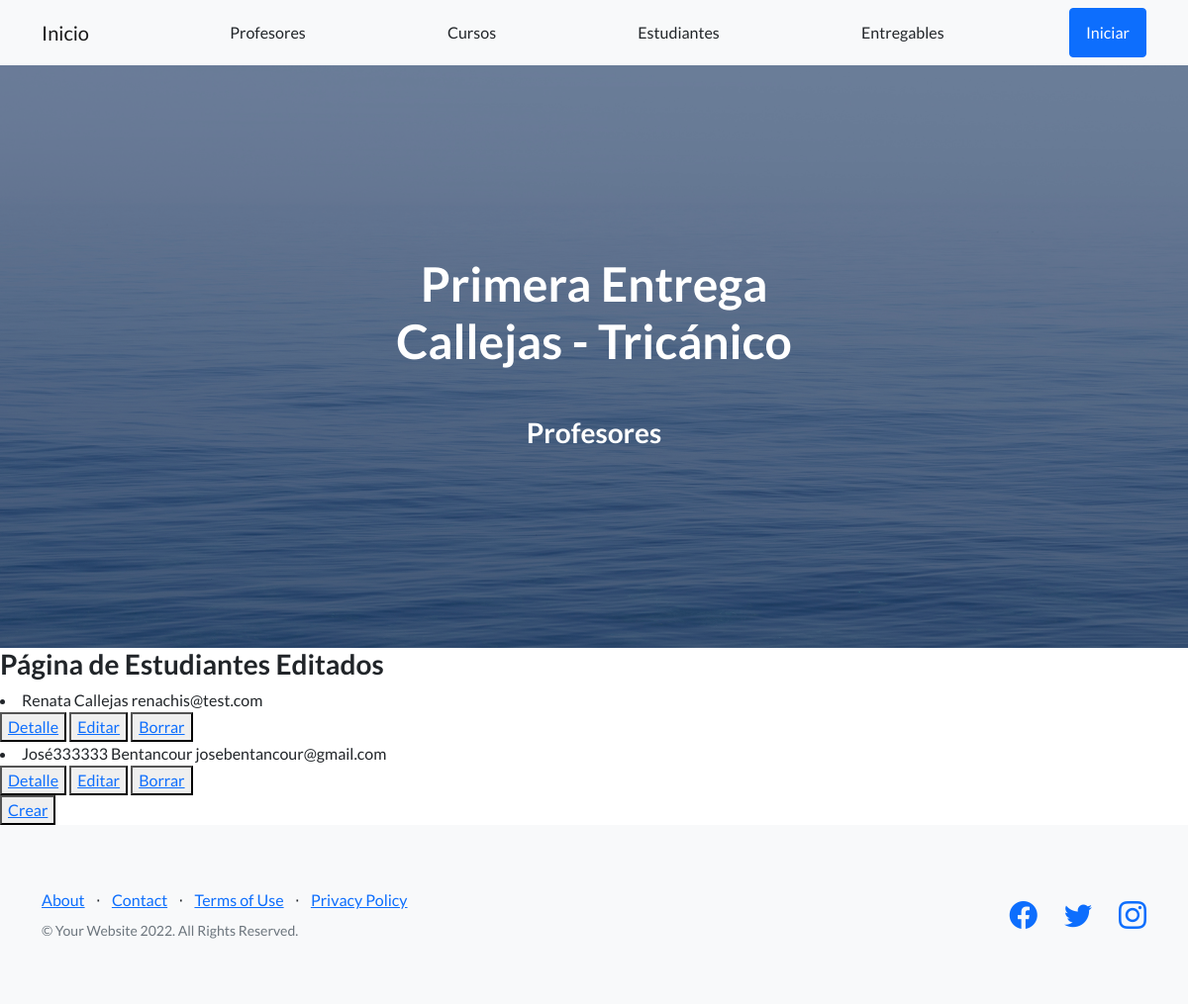
The app's page /appCoder/estudiante/list/ (signed in) with its own data.
### AppCoder/models.py (models this page shows)
class Estudiante (models.Model):
    nombre = models.CharField(max_length=30)
    apellido = models.CharField(max_length=30)
    email = models.EmailField()
    def __str__ (self) -> str:
        return self.nombre+" "+str(self.apellido) +" "+str(self.email)

### AppCoder/views.py (the view)
# urls.py: path('estudiante/list/', EstudiantesList.as_view(), name='estudiante_list'),
class EstudiantesList(LoginRequiredMixin,ListView):
    model = Estudiante
    template_name = 'appCoder/estudiante_list.html'

### AppCoder/template/AppCoder/estudiante_list.html
{% extends "AppCoder/padre.html" %}
{% load static %}
{% block section_name %}
<h3>Profesores</h3>
{% endblock %}
{% block contenidoQueCambia %}
<h3>Página de Estudiantes Editados</h3>
{%for estudiante in object_list %}
<li>{{estudiante}}</li>
<button>
    <a href="{% url 'estudiante_detalle' estudiante.id %}"> Detalle</a>
</button>
<button>
    <a href="{% url 'estudiante_editar' estudiante.id %}"> Editar</a>
</button>
<button>
    <a href="{% url 'estudiante_eliminar' estudiante.id %}"> Borrar</a>
</button>
{% endfor %}
<br>
<button>
    <a href="{% url 'estudiante_crear' %}"> Crear</a>
</button>
{% endblock %}

### records on screen
Estudiante: nombre+apellido+email "Renata Callejas renachis@test.com"
Estudiante: nombre+apellido+email "José333333 Bentancour josebentancour@gmail.com"
